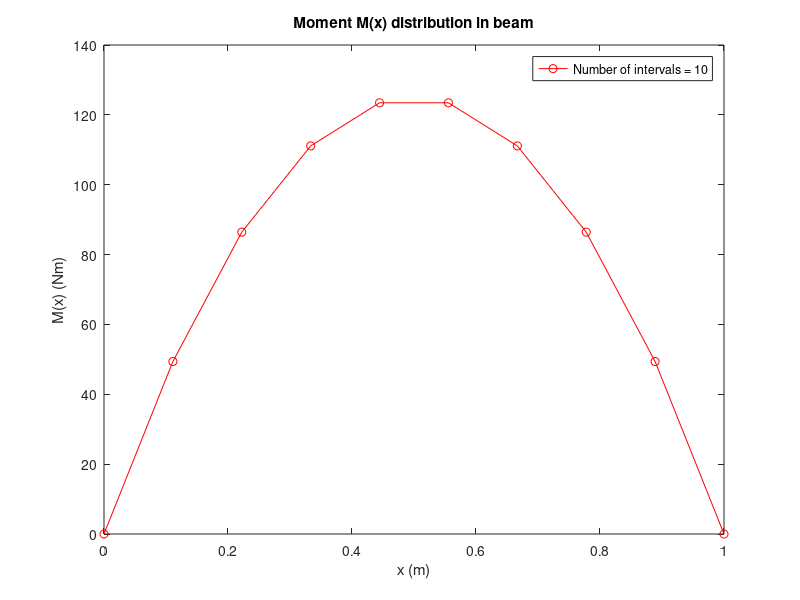
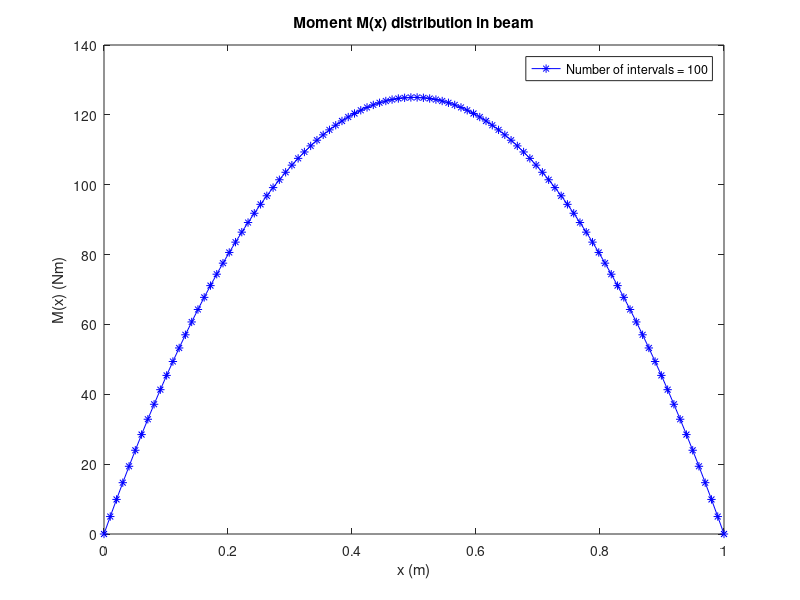

Write the MATLAB code that produced these figures, in order.
%% Parameters
f0 = 1000; % Distributed load value, unit (N/m)
L = 1; % Length of the beam, unit (m)

%% Specifying the interval number for n = 10
n = 10;

% Creating a vector which has equally spaced points between 0 and L
% Number of intervals = n
x = linspace(0,L,n);

% Calculating moment values in points defined by vector (array) x
Mx = (0.5*f0*L^2)*(-((x/L).^2) + (x/L));

% Plotting the graph
figure(1);
plot(x, Mx, 'r-o');
xlabel('x (m)');
ylabel('M(x) (Nm)');
title('Moment M(x) distribution in beam');
legend('Number of intervals = 10');


%% Specifying the interval number for n = 100
n = 100;

% Creating a vector which has equally spaced points between 0 and L
% Number of intervals = n
x = linspace(0,L,n);

% Calculating moment values in points defined by vector (array) x
Mx = (0.5*f0*L^2)*(-((x/L).^2) + (x/L));

% Plotting the graph
figure(2);
plot(x, Mx, 'b-*')
xlabel('x (m)')
ylabel('M(x) (Nm)');
title('Moment M(x) distribution in beam');
legend('Number of intervals = 100');